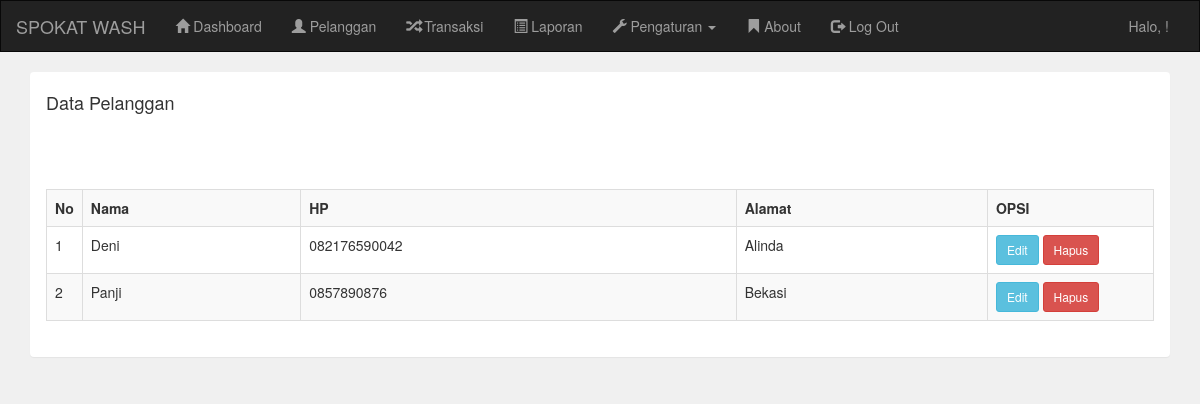
The page /admin/pelanggan.php (signed in) on the database its author committed.
### tables this page shows
CREATE TABLE `pelanggan` (
  `pelanggan_id` int(11) NOT NULL,
  `pelanggan_nama` varchar(255) NOT NULL,
  `pelanggan_hp` varchar(255) NOT NULL,
  `pelanggan_alamat` text NOT NULL,
  `pelanggan_password` varchar(255) NOT NULL
);

### admin/pelanggan.php (the view)
<?php include 'header.php'; ?>
<div class="container">
    <div class="panel">
        <div class="panel-heading">
            <h4>Data Pelanggan</h4>
        </div>
        <div class="panel-body">
            <br/>
            <br/>
            <table class="table table-bordered table-striped">
                <tr>
                    <th width="1%">No</th>
                    <th>Nama</th>
                    <th>HP</th>
                    <th>Alamat</th>
                    <th width="15%">OPSI</th>
                </tr>
                <?php
                include '../koneksi.php';
                $data = mysqli_query($koneksi,"select * from pelanggan");
                $no = 1;
                while($d=mysqli_fetch_array($data)){
                    ?>
                    <tr>
                        <td><?php echo $no++; ?></td>
                        <td><?php echo $d['pelanggan_nama']; ?></td>
                        <td><?php echo $d['pelanggan_hp']; ?></td>
                        <td><?php echo $d['pelanggan_alamat']; ?></td>
                        <td>
                            <a href="pelanggan_edit.php?id=<?php echo $d['pelanggan_id']; ?>" class="btn btn-sm btn-info">Edit</a>
                            <a href="pelanggan_hapus.php?id=<?php echo $d['pelanggan_id']; ?>" class="btn btn-sm btn-danger">Hapus</a>
                        </td>
                    </tr>
                    <?php
                }
                ?>
            </table>
        </div>
    </div>
</div>
<?php include 'footer.php'; ?>

### rows shown on the page
pelanggan: pelanggan_nama "Deni", pelanggan_hp "082176590042", pelanggan_alamat "Alinda"
pelanggan: pelanggan_nama "Panji", pelanggan_hp "0857890876", pelanggan_alamat "Bekasi"
